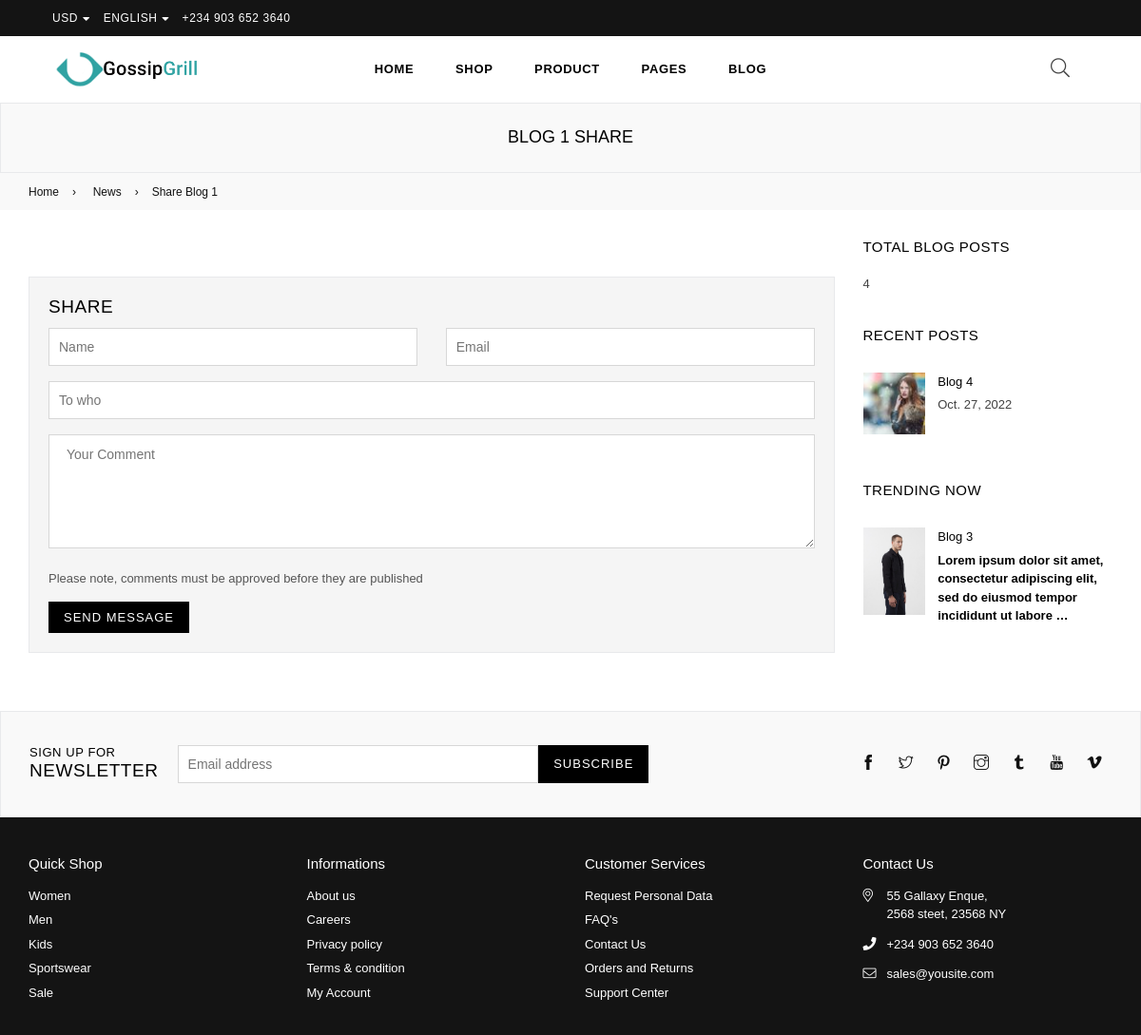
/article/1/share/, run on the app's committed database.
### blog/models.py (models this page shows, shortened)
class Post(models.Model):
    class Status(models.TextChoices):
        DRAFT = 'DF', 'Draft'
        PUBLISHED = 'PB', 'Published'
    blog_title = models.CharField(null=True, blank=True, max_length=200)
    blog_slug_title = models.SlugField(unique=True, max_length=200, unique_for_date='date_published')
    author = models.ForeignKey(User, on_delete=models.CASCADE, related_name='blog_posts')
    blog_img = models.ImageField(upload_to='blog/post/%Y%m%d', blank=True, null=False, default='blog/post/default.jpg', validators=[validate_image_file_extension])
    is_recent = models.BooleanField(default=False)
    recent_img = models.ImageField(upload_to='blog/recent/%Y%m%d', blank=True, null=False, default='blog/recent/default.jpg', validators=[validate_image_file_extension])
    is_trending = models.BooleanField(default=False)
    trend_img = models.ImageField(upload_to='blog/trends/%Y%m%d', blank=True, null=False, default='blog/trends/default.jpg', validators=[validate_image_file_extension])
    body = models.TextField()
    status = models.CharField(max_length=2, choices=Status.choices, default=Status.DRAFT)
    date_published = models.DateTimeField(default=now())
    date_created = models.DateTimeField(auto_now_add=True)
    date_updated = models.DateTimeField(auto_now=True)
    tags = TaggableManager()
    published = PublishedManager()  # my custom manager
    drafted = DraftManager()
    class Meta:
        ordering = ['-date_published']
        indexes = [
            models.Index(fields=['blog_title', 'blog_slug_title']),
            models.Index(fields=['body']),
            models.Index(fields=['status']),
            models.Index(fields=['date_published', 'date_created']),
        ]
        verbose_name_plural = 'Posts'
    def get_absolute_url(self):
        return reverse('blog:post_detail', args=[
            self.date_published.year,
            self.date_published.month,
            self.date_published.day,
            self.pk,
            self.blog_slug_title
        ])

### blog/views.py (the view, shortened to what this page needs)
# urls.py: path('article/<int:post_id>/share/', post_share, name='share'),
def post_share(request, post_id):
    context = {}
    post = get_object_or_404(Post, id=post_id, status=Post.Status.PUBLISHED)
    share_form = EmailShareForm()
    sent = False
    context["post"] = post
    context['sent'] = sent
    context['share_form'] = share_form
    return render(request, "share.html", context)

### blog/forms.py
class EmailShareForm(forms.Form):
    name = forms.CharField(max_length=30, min_length=3, required=True, label="Your Name")
    send_to = forms.EmailField(label="Your Email")
    to_receiver = forms.EmailField(label="To Who")
    comments = forms.CharField(required=False, label="Comment here....", widget=forms.Textarea)

### blog/models.py (called while the page is built)
    def get_queryset(self):
        return super(PublishedManager, self).get_queryset().filter(status=Post.Status.PUBLISHED)

### blog/templatetags/blog_tags.py (called while the page is built)
@register.simple_tag()
def total_posts():
    count = Post.published.count()
    return count

@register.inclusion_tag('trend.html')
def trend(count=1):
    context = {}
    trending = Post.published.filter(is_trending=True).order_by('-date_published')[:count]
    context['trending'] = trending
    return context

@register.inclusion_tag('recent.html')
def recent(count=2):
    context = {}
    recent_blog = Post.published.filter(is_recent=True).order_by('-date_published')[:count]
    context['recent'] = recent_blog
    return context

### template/share.html (shortened to what this page needs)
{% extends 'base/base.html' %}
{% load static %}
{% load widget_tweaks %}
{% block body %}
{% include 'base/header.html' %}
			<div id="page-content">
				<div class="page section-header text-center mb-0">
					<div class="page-title">
						<div class="wrapper"><h1 class="page-width">{{ post.blog_title }} Share</h1></div>
					</div>
				</div>
				<div class="bredcrumbWrap">
					<div class="container breadcrumbs">
						<a href="{% url 'blog:home' %}" title="Back to the home page">Home</a><span aria-hidden="true">›</span>
						<a href="{{ post.get_absolute_url }}" title="Back to News">News</a><span aria-hidden="true">›</span><span>Share {{ post.blog_title }}</span>
					</div>
				</div>
				<div class="container">
					<div class="row">
						<div class="col-12 col-sm-12 col-md-9 col-lg-9 main-col">
							<div class="blog--list-view">
								<div class="formFeilds contact-form form-vertical">
									{% if sent %}
									<div class="alert alert-success" role="alert">
										<h3>Email was sent successfully</h3>
										<p>"{{ post.blog_title }}" was successfully sent to {{ share_form.cleaned_data.to_receiver }}</p>
									</div>
									{% else %}
									<form method="POST" action="{% url 'blog:share' post.id %}" id="comment_form" accept-charset="UTF-8" class="comment-form">
										<h2>Share</h2>
										<div class="row">
											<div class="col-12 col-sm-12 col-md-6 col-lg-6">
												<div class="form-group">
													{% render_field share_form.name id="ContactFormName" placeholder="Name" %}
												</div>
											</div>
											<div class="col-12 col-sm-12 col-md-6 col-lg-6">
												<div class="form-group">
													{% render_field share_form.send_to id="ContactFormEmail" placeholder="Email" %}
												</div>
											</div>
										</div>
										<div class="row">
											<div class="col-12 col-sm-12 col-md-12 col-lg-12">
												<div class="form-group">
													{% render_field share_form.to_receiver id="ContactFormEmail" placeholder="To who" %}
												</div>
											</div>
										</div>
										<div class="row">
											<div class="col-12 col-sm-12 col-md-12 col-lg-12">
												<div class="form-group">
													{% render_field share_form.comments id="ContactFormMessage" placeholder="Your Comment" %}
												</div>
											</div>
										</div>
										<div class="row">
											<div class="col-12 col-sm-12 col-md-12 col-lg-12">
												<p class="fine-print">Please note, comments must be approved before they are published</p>
												<input type="submit" class="btn" value="Send Message">
											</div>
										</div>
									</form>
									{% endif %}
								</div>
							</div>
						</div>
						{% include 'base/sidebar.html'%}
					</div>
				</div>
			</div>
{% include 'base/footer.html' %}
{% endblock %}

### template/recent.html
{% load static %}
        {% for post in recent %}
        <div class="grid__item">
            <div class="mini-list-item">
                <div class="mini-view_image">
                    <a class="grid-view-item__link" href="{{ post.get_absolute_url }}">
                        <img class="grid-view-item__image blur-up lazyload" data-src="{{ post.recent_img.url }}" src="{{ post.recent_img.url }}" alt="" />
                    </a>
                </div>
                <div class="details">
                    <a class="grid-view-item__title" href="{{ post.get_absolute_url }}">{{ post.blog_title }}</a>
                    <div class="grid-view-item__meta">
                        <span class="article__date"> <time datetime="{{ post.dat_published|date }}">{{ post.date_published|date }}</time></span>
                    </div>
                </div>
            </div>
        </div>
        {% endfor %}

### template/trend.html
{% load static %}
      <div class="grid">
          {% for post in trending %}
          <div class="grid__item">
              <div class="mini-list-item">
                  <div class="mini-view_image">
                      <a class="grid-view-item__link" href="{{ post.get_absolute_url }}">
                          <img class="grid-view-item__image blur-up lazyload" data-src="{{ post.trend_img.url }}" src="{{ post.trend_img.url }}" alt="" />
                      </a>
                  </div>
                  <div class="details">
                      <a class="grid-view-item__title" href="{{ post.get_absolute_url }}">{{ post.blog_title }}</a>
                      <div class="grid-view-item__meta">
                          <span class="product-price__price"><span class="money">{{ post.body|truncatewords:15 }}</span></span>
                      </div>
                  </div>
              </div>
          </div>
          {% endfor %}
      </div>

### data on the page
Post: blog_title "BLOG 1", blog_title "Blog 1"
Post: recent_img (picture), blog_title "Blog 4", date_published "Oct. 27, 2022"
Post: trend_img (picture), blog_title "Blog 3", body "Lorem ipsum dolor sit amet, consectetur adipiscing elit, sed do eiusmod tempor incididunt ut labore …"
